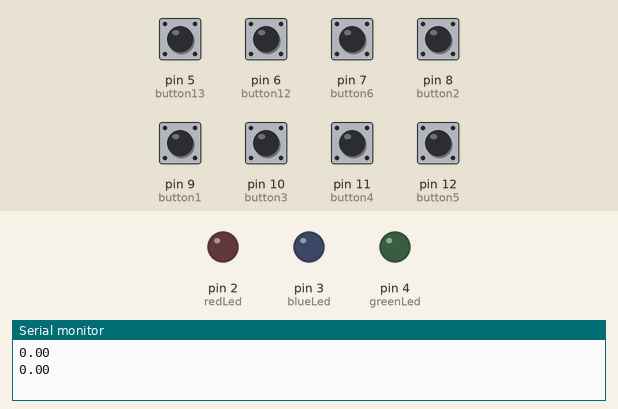
This sketch was run on a simulated Arduino Uno, built with avr-gcc and run on an emulated ATmega328P. Shown: output pins drawn as LEDs (lit = HIGH), the last lines printed to the serial monitor. The inputs (shaded band) are chosen by the test bench; at power-on: pin 5 (button13), pin 6 (button12), pin 7 (button6), pin 8 (button2), pin 9 (button1), pin 10 (button3), pin 11 (button4), pin 12 (button5) LOW.

Above: at 0.15 s.
At 1.4 s:
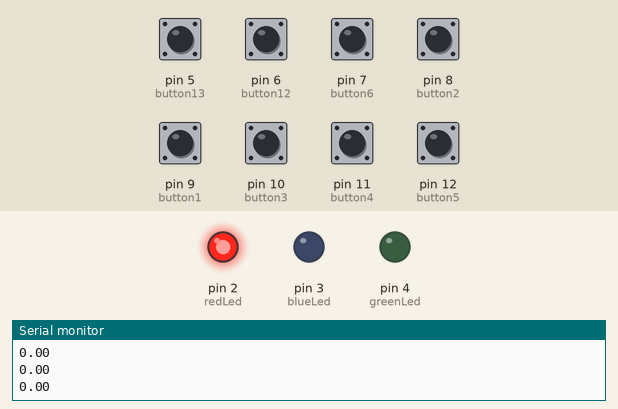
1.5 s: pin 7 (button6) pulled HIGH for 0.35 s
3.3 s: pin 8 (button2) pulled HIGH for 0.35 s
5.1 s: pin 9 (button1) pulled HIGH for 0.35 s
6.9 s: pin 10 (button3) pulled HIGH for 0.35 s
8.7 s: pin 11 (button4) pulled HIGH for 0.35 s
10.5 s: pin 12 (button5) pulled HIGH for 0.35 s
Timing chart, 0 to 13.3 s (numbered marks = the images above; inputs shaded):
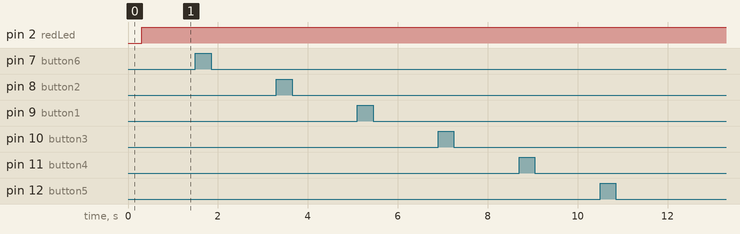

The sketch:

detector2.ino
```cpp
int redLed = 2;
int blueLed = 3;
int greenLed = 4;

int button1 = 9; //Icesi - 1360ppm
int button2 = 8; //San Buenaventura - 1471ppm
int button3 = 10; // Bochalema - 1190ppm
int button4 = 11; // Valle de Lili - 630ppm
int button5 = 12; // Andrés Sanín - 1352ppm
int button6 = 7; // Cuatro Esquinas - 1286ppm
int button12 = 6; //Chipichape - 611ppm
int button13 = 5; //Normandía - 828ppm

float co2Level = 0;
int button1state = 0;
int button2state = 0;
int button3state = 0;
int button4state = 0;
int button5state = 0;
int button6state = 0;
int button12state = 0;
int button13state = 0;

void setup() {
  // put your setup code here, to run once:

  pinMode(button1, INPUT);
  pinMode(button2, INPUT);
  pinMode(button3, INPUT);
  pinMode(button4, INPUT);
  pinMode(button5, INPUT);
  pinMode(button6, INPUT);
  pinMode(button12, INPUT);
  pinMode(button13, INPUT);

  pinMode(redLed, OUTPUT);
  pinMode(blueLed, OUTPUT);
  pinMode(greenLed, OUTPUT);

  Serial.begin(9600);
}

void loop() {
  Serial.println(co2Level);

  button1state = digitalRead(button1);
  button2state = digitalRead(button2);
  button3state = digitalRead(button3);
  button4state = digitalRead(button4);
  button5state = digitalRead(button5);
  button6state = digitalRead(button6);
  button12state = digitalRead(button12);
  button13state = digitalRead(button13);

  if(button1state == HIGH){
    button2state = 0;
    button3state = 0;
    button4state = 0;
    button5state = 0;
    button6state = 0;
    button12state = 0;
    button13state = 0;
    co2Level = 1360;
    Serial.write((int)co2Level);
  }

  else if(button2state == HIGH){
    button1state = 0;
    button3state = 0;
    button4state = 0;
    button5state = 0;
    button6state = 0;
    button12state = 0;
    button13state = 0;
    co2Level = 1471;
    Serial.write((int)co2Level);
  }

  else if(button3state == HIGH){
    button1state = 0;
    button2state = 0;
    button4state = 0;
    button5state = 0;
    button6state = 0;
    button12state = 0;
    button13state = 0;
    co2Level = 1190;
    Serial.write((int)co2Level);
  }

  else if(button4state == HIGH){
    button1state = 0;
    button3state = 0;
    button2state = 0;
    button5state = 0;
    button6state = 0;
    button12state = 0;
    button13state = 0;
    co2Level = 630;
    Serial.write((int)co2Level);
  }

  else if(button5state == HIGH){
    button1state = 0;
    button3state = 0;
    button2state = 0;
    button4state = 0;
    button6state = 0;
    button12state = 0;
    button13state = 0;
    co2Level = 1352;
    Serial.write((int)co2Level);
  }

  else if(button6state == HIGH){
    button1state = 0;
    button3state = 0;
    button2state = 0;
    button4state = 0;
    button5state = 0;
    button12state = 0;
    button13state = 0;
    co2Level = 1286;
    Serial.write((int)co2Level);
  }

  else if(button12state == HIGH){
    button1state = 0;
    button3state = 0;
    button2state = 0;
    button4state = 0;
    button5state = 0;
    button6state = 0;
    button13state = 0;
    co2Level = 611;
  }

  else if(button13state == HIGH){
    button1state = 0;
    button3state = 0;
    button2state = 0;
    button4state = 0;
    button5state = 0;
    button6state = 0;
    button12state = 0;
    co2Level = 828;
  }
    Serial.println(co2Level);
  delay(300);

    /*if(co2Level <400){
      displayColor(0, 0, 255);
      //startPlayback(level1, sizeof(level1));
  }

  else if(co2Level >= 400 && co2Level < 600){
    displayColor(123, 0, 255);
  }

  else if(co2Level >= 600 && co2Level < 800){
     displayColor(170, 255, 0);
  }

  else if(co2Level >= 800 && co2Level < 1000){
    displayColor(255, 170, 0);
  }

  else if(co2Level >= 1000 && co2Level <= 1100){
    displayColor(100, 100, 0);
  }

  else if(co2Level >= 1100 && co2Level <1200){
    displayColor(255, 0, 0);
  }

  else if(co2Level >= 1200){
    displayColor(255, 0, 255);
    delay(500);
    displayColor(0, 0, 0);
    delay(500);
  }
  delay(300);
}*/

displayColor(255, 0, 0);
}

void displayColor(int r, int g, int b){

  digitalWrite(redLed, r);
  digitalWrite(greenLed, g);
  digitalWrite(blueLed, b);

}
```
